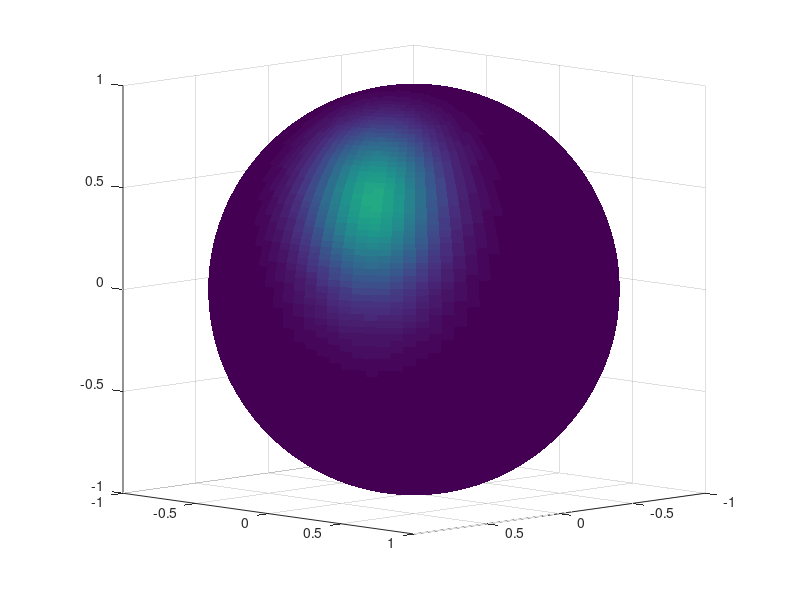
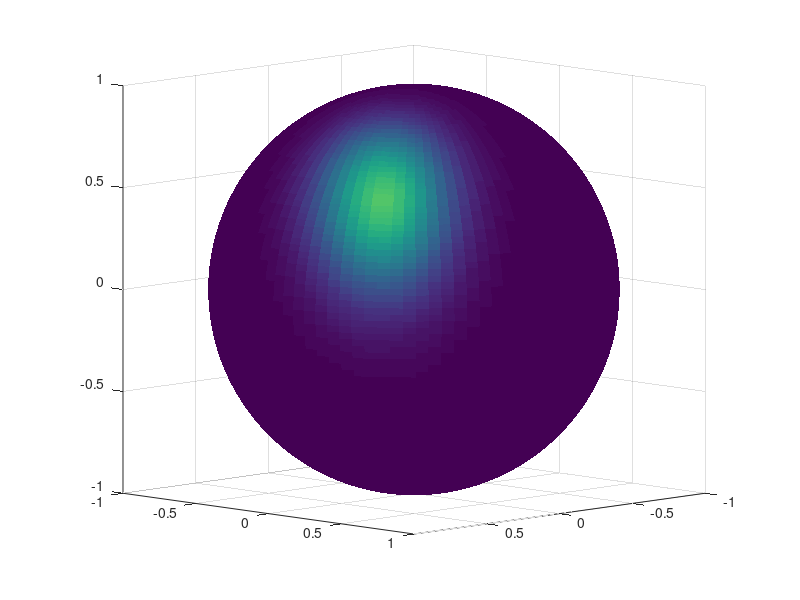
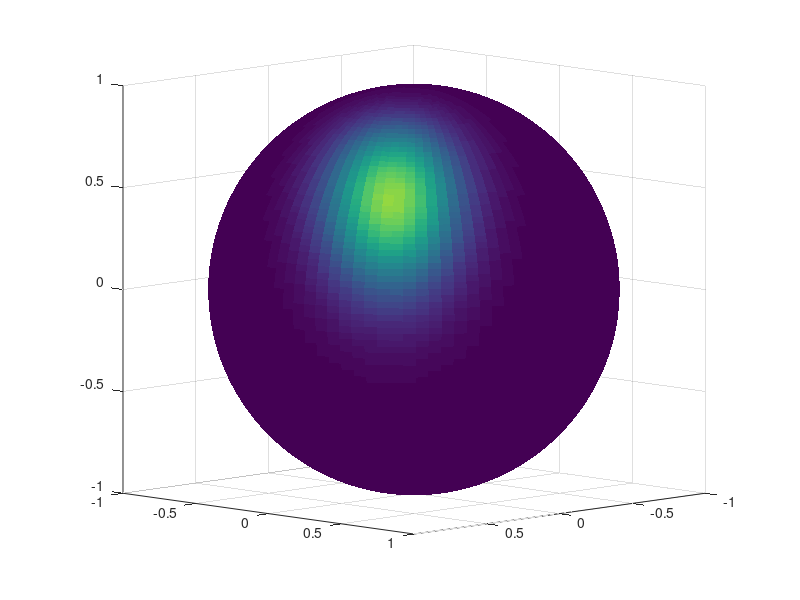
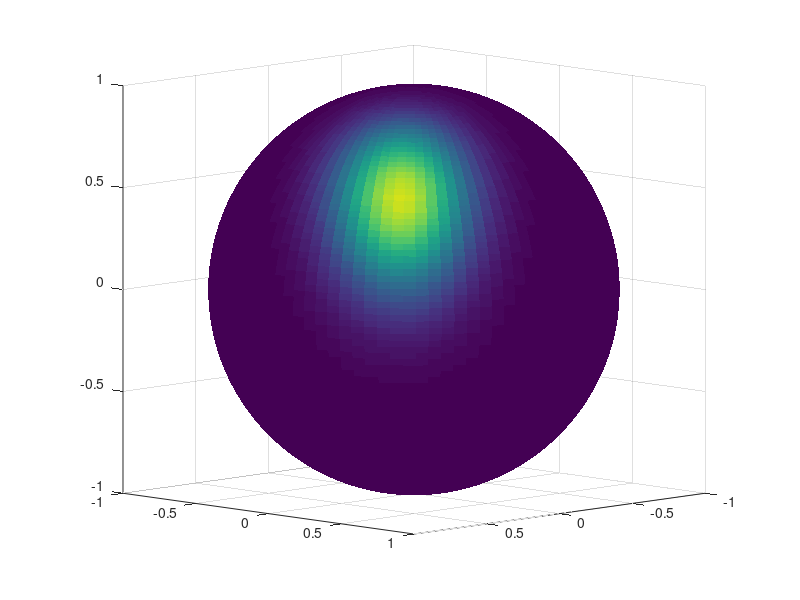

The MATLAB source for these figures, in order:
function [  ] = S2RealDistTwoPara(  )

% parameters
n1 = 1;
n2 = 2;

Miu1 = 0;
Miu2 = [1;1;1]/sqrt(3);
Sigma = 1;
k = 10;
PReduced = [0.7,0]*Sigma/sqrt(k);

% tangent space
alpha1 = atan2(Miu2(2),Miu2(1));
alpha2 = acos(Miu2(3));
Rt = [-sin(alpha1), cos(alpha1), 0
      -cos(alpha1)*cos(alpha2), -sin(alpha1)*cos(alpha2), sin(alpha2)
      cos(alpha1)*sin(alpha2), sin(alpha1)*sin(alpha2), cos(alpha2)];
P = [PReduced,0]*Rt;

% intermediate parameters
Miuc = @(x2)Miu1+k*P*(x2-Miu2);
Sigmac = Sigma-k*(P*P');

% Normalizing constant
c1 = 1/sqrt((2*pi)^n1*det(Sigmac));

p = n2+1;
c2 = (k/2)^(p/2-1)/(gamma(p/2)*besseli(p/2-1,k));

% density
f = @(x1,x2)1/c1*exp(-1/2*(x1-Miuc(x2))'*Sigmac^-1*(x1-Miuc(x2)))*...
    1/c2*exp(k*x2'*Miu2);

% grid
Nt1 = 100;
Nt2 = 100;
theta1 = linspace(0,pi,Nt1);
theta2 = linspace(-pi,pi,Nt2);
x2_1 = cos(theta2).*sin(theta1)';
x2_2 = sin(theta2).*sin(theta1)';
x2_3 = repmat(cos(theta1)',1,Nt1);

Nx1 = 11;
x1 = linspace(-1,1,Nx1);

% colormap
color = zeros(Nt1,Nt2,Nx1);
for nt1 = 1:Nt1
    for nt2 = 1:Nt2
        for nx1 = 1:Nx1
            color(nt1,nt2,nx1) = f(x1(nx1),[x2_1(nt1,nt2);x2_2(nt1,nt2);x2_3(nt1,nt2)]);
        end
    end
end
cmax = max(max(max(color)));

% plot
for nx1 = 1:Nx1
    figure;
    surf(x2_1,x2_2,x2_3,color(:,:,nx1),'LineStyle','none');
    caxis([0,cmax]);
    axis equal;
    view([1,1,0.2]);
end

end

